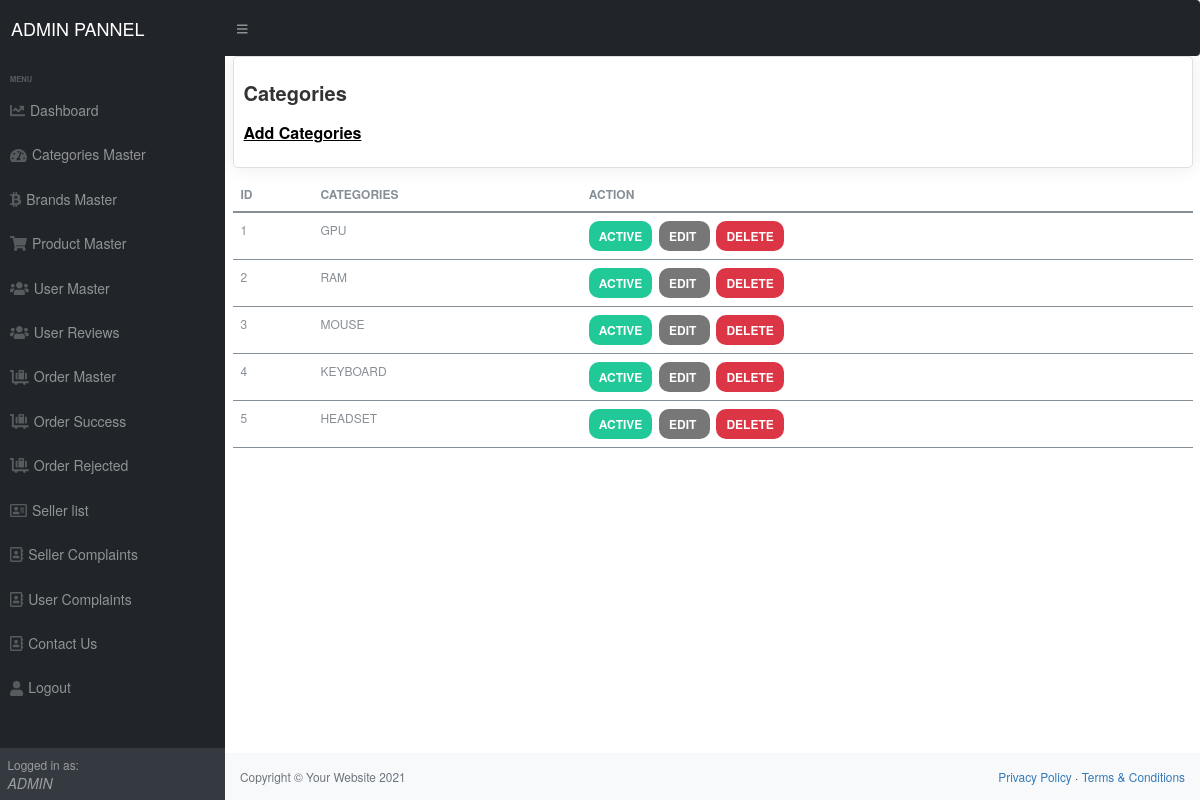
Screenshot of /admin/categories.php (signed in) with the database file from the repository.
### tables this page shows
CREATE TABLE `categories` (
  `id` int(11) NOT NULL,
  `categories` varchar(255) NOT NULL,
  `status` tinyint(4) NOT NULL
);

### admin/categories.php (the view, shortened to what this page needs)
<?php
require('top.php');
$sql="select * from categories order by id  asc";
$res=mysqli_query($con,$sql);
?>
<div id="layoutSidenav_content">
<main>
<div class="container-fluid">
<div class="row">
     <div class="col-xl-12">
         <div class="card">
             <div class="card-body">
                 <h4 class="box-title">Categories </h4>
                 <h4 class="box-title2"><a href="manage_categories.php"> Add Categories</a></h4>
             </div>
		</div>
		<table class="table ">
                                 <thead>
                                    <tr>
									   <th>ID</th>
                                       <th>categories</th>
									   <th>action</th>
                                    </tr>
                                 </thead>
                                 <tbody>
                                    <?php
									$i=1;
									while($row=mysqli_fetch_assoc($res)){
									?>
									<tr>
									   <td><?php echo $i?></td>
									    <td><?php echo $row['categories'] ?></td>
                                        <td><?php if($row['status']==1)
										{
											echo " <span class='mybadge green'><a style='color:#fff; text-decoration:none;' href='?type=status&operation=deactive&id=".$row['id']."'>Active</a></span>&nbsp;";
										}else
										{
										    echo " <span class='mybadge or'><a style='color:#fff; text-decoration:none;'  href='?type=status&operation=active&id=".$row['id']."'>Deactive</a></span>&nbsp;";
										}
							              echo "&nbsp;<span class='mybadge grey'><a style='color:#fff; text-decoration:none;' href='manage_categories.php?id=".$row['id']."'>Edit</a>&nbsp;</span>";
										  echo " &nbsp;<span class='mybadge red'><a style='color:#fff; text-decoration:none;' href='?type=delete&id=".$row['id']."'>Delete</a></span>&nbsp;";
										   ?></td>
                                    </tr>
            					  <?php $i++; } ?>
                                   </tbody>
                              </table>
                           </div>
                        </div>
</div>
</main>
<?php
require('footer.php');
?>

### admin/top.php (shortened to what this page needs)
<?php
require('connection.inc.php');
    $sql="select * from admin_users";
    $res=mysqli_query($con,$sql);
    $row=mysqli_fetch_assoc($res);
?>
<!DOCTYPE html>
<html lang="en">
<head>
    <link href="css/styles.css" rel="stylesheet" />
   <link href="css/bootstrap.min.css" rel="stylesheet">
   <link href="css/custom.css" rel="stylesheet">
</head>
<body class="sb-nav-fixed">
    <nav class="sb-topnav navbar navbar-expand navbar-dark bg-dark">
        <a class="navbar-brand ps-3" href="#">ADMIN PANNEL</a>
        <button class="btn btn-link btn-sm order-1 order-lg-0 me-4 me-lg-0" id="sidebarToggle" href="#!"><i
                class="fas fa-bars"></i></button>
  </nav>
    <div id="layoutSidenav">
        <div id="layoutSidenav_nav">
            <nav class="sb-sidenav accordion sb-sidenav-dark" id="sidenavAccordion">
                <div class="sb-sidenav-menu">
                    <div class="nav">
                        <div class="sb-sidenav-menu-heading">menu</div>
                        <a class="nav-link" href="dashboard.php">
                            <div class="sb-nav-link-icon"><i class="fas fa-chart-line"></i></div>
                            Dashboard
                        </a>
                        <a class="nav-link" href="categories.php">
                            <div class="sb-nav-link-icon"><i class="fas fa-tachometer-alt"></i></div>
                            Categories Master
                        </a>
                        <a class="nav-link" href="brand.php">
                            <div class="sb-nav-link-icon"><i class="fab fa-btc"></i></div>
                            Brands Master
                        </a>
                        <a class="nav-link" href="product.php">
                            <div class="sb-nav-link-icon"><i class="fas fa-shopping-cart"></i></div>
                            Product Master
                        </a>
                        <a class="nav-link" href="users.php">
                            <div class="sb-nav-link-icon"><i class="fas fa-users"></i></div>
                            User Master
                        </a>
                        <a class="nav-link" href="product_review.php">
                            <div class="sb-nav-link-icon"><i class="fas fa-users"></i></div>
                            User Reviews
                        </a>
                        <a class="nav-link" href="orders.php">
                            <div class="sb-nav-link-icon"><i class="fas fa-luggage-cart"></i></div>
                            Order Master
                        </a>
                        <a class="nav-link" href="order__Success.php">
                            <div class="sb-nav-link-icon"><i class="fas fa-luggage-cart"></i></div>
                            Order Success
                        </a>
                        <a class="nav-link" href="order__Rejected.php">
                            <div class="sb-nav-link-icon"><i class="fas fa-luggage-cart"></i></div>
                            Order Rejected
                        </a>
                        <a class="nav-link" href="seller.php">
                            <div class="sb-nav-link-icon"><i class="far fa-address-card"></i></div>
                            Seller list
                        </a>
                        <a class="nav-link" href=" seller_complaints.php">
                            <div class="sb-nav-link-icon"><i class="far fa-address-book"></i></div>
                            Seller Complaints
                        </a>
                        <a class="nav-link" href=" User_complaints.php">
                            <div class="sb-nav-link-icon"><i class="far fa-address-book"></i></div>
                            User Complaints
                        </a>
                        <a class="nav-link" href="contact_us.php">
                            <div class="sb-nav-link-icon"><i class="far fa-address-book"></i></div>
                            Contact Us
                        </a>
                        <a class="nav-link" href="logout.php">
                            <div class="sb-nav-link-icon"><i class="fas fa-user"></i></div>
                            Logout
                        </a>
                    </div>
                </div>
                <div class="sb-sidenav-footer">
                    <div class="small">Logged in as:</div>
                   <em style="text-transform: uppercase;"> <?php echo $row['username'] ?></em>
                </div>
            </nav>
        </div>

### admin/css/custom.css (style rules this page uses)
.card { margin-bottom: 10px; border-radius: 5px; border: 10 solid transparent; -webkit-box-shadow: 0 0 20px rgba(0, 0, 0, .08); box-shadow: 0 0 20px rgba(0, 0, 0, .08); }
.card .card-body { float: left; position: relative; width: 100%; }
.card .box-title { font-weight: 600; font-size: 20px; padding: 5px 0; }
.card .box-title2 { font-weight: 600; font-size: 16px; padding: 5px 0; color: #000; text-decoration-line: underline; }
.box-title2 a { color: #000; }
.table { border: none; border-bottom-color: currentcolor; border-bottom-style: none; border-bottom-width: medium; color: #868e96; font-size: 12px; font-weight: 400; padding: .75em 1.25em; text-transform: uppercase; }
.mybadge { display: inline-block; min-width: 10px; padding: 9px 10px; font-size: 12px; font-weight: bold; color: #fff; line-height: 1; vertical-align: middle; white-space: nowrap; text-align: center; background-color: #777; border-radius: 10px; }
.red { background-color:#dc3545; }
.green { background-color:#20c997; }
.grey { color:#6c757d; }

### rows the page displays
categories: categories "GPU"
categories: categories "RAM"
categories: categories "MOUSE"
categories: categories "KEYBOARD"
categories: categories "HEADSET"

### other values shown
$row['username'] "ADMIN"
